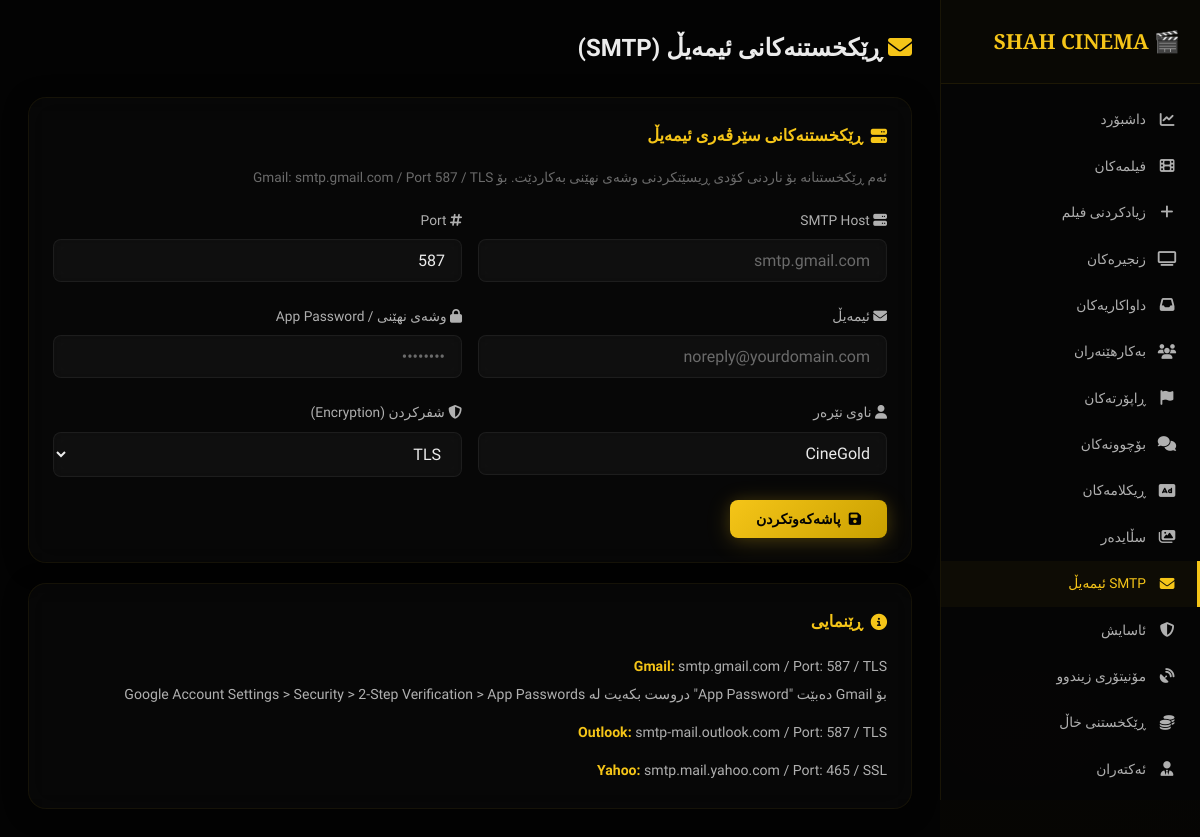
The app's page /admin/smtp.php (signed in) with its own data.
### tables this page shows
CREATE TABLE IF NOT EXISTS smtp_settings (
    id INT AUTO_INCREMENT PRIMARY KEY,
    smtp_host VARCHAR(255) DEFAULT '',
    smtp_port INT DEFAULT 587,
    smtp_email VARCHAR(255) DEFAULT '',
    smtp_password VARCHAR(255) DEFAULT '',
    smtp_from_name VARCHAR(255) DEFAULT 'CineGold',
    smtp_encryption ENUM('tls','ssl','none') DEFAULT 'tls',
    updated_at TIMESTAMP DEFAULT CURRENT_TIMESTAMP ON UPDATE CURRENT_TIMESTAMP
);

### config.php (called while the page is built, shortened)
<?php
function clean(string $data): string {
    return htmlspecialchars(trim($data), ENT_QUOTES, 'UTF-8');
}

### admin/smtp.php (the view, shortened to what this page needs)
<?php
require_once __DIR__ . '/../config.php';
try {
    $pdo->exec("CREATE TABLE IF NOT EXISTS smtp_settings (
        id INT AUTO_INCREMENT PRIMARY KEY,
        smtp_host VARCHAR(255) DEFAULT '',
        smtp_port INT DEFAULT 587,
        smtp_email VARCHAR(255) DEFAULT '',
        smtp_password VARCHAR(255) DEFAULT '',
        smtp_from_name VARCHAR(255) DEFAULT 'CineGold',
        smtp_encryption ENUM('tls','ssl','none') DEFAULT 'tls',
        updated_at TIMESTAMP DEFAULT CURRENT_TIMESTAMP ON UPDATE CURRENT_TIMESTAMP
    ) ENGINE=InnoDB");
} catch (Exception $e) {}
$smtp = $pdo->query("SELECT * FROM smtp_settings LIMIT 1")->fetch();
?>
<!DOCTYPE html>
<html lang="ku" dir="rtl">
<head>
    <link rel="stylesheet" href="<?= SITE_URL ?>/assets/css/style.css">
    <link rel="stylesheet" href="https://cdnjs.cloudflare.com/ajax/libs/font-awesome/6.5.0/css/all.min.css">
</head>
<body class="rtl">
<div class="admin-layout">
    <?php include __DIR__.'/sidebar.php'; ?>
    <main class="admin-main">
        <div class="admin-header">
            <h1><i class="fas fa-envelope text-gold"></i> ڕێکخستنەکانی ئیمەیڵ (SMTP)</h1>
        </div>
        <div class="panel-card glass">
            <h3><i class="fas fa-server"></i> ڕێکخستنەکانی سێرڤەری ئیمەیڵ</h3>
            <p style="color:var(--gray);font-size:0.85rem;margin-bottom:20px;">
                ئەم ڕێکخستنانە بۆ ناردنی کۆدی ڕیسێتکردنی وشەی نهێنی بەکاردێت. بۆ Gmail: smtp.gmail.com / Port 587 / TLS
            </p>
            <form method="POST" class="admin-form">
                <div class="form-row">
                    <div class="form-group">
                        <label><i class="fas fa-server"></i> SMTP Host</label>
                        <input type="text" name="smtp_host" class="form-control" value="<?= clean($smtp['smtp_host'] ?? '') ?>" placeholder="smtp.gmail.com">
                    </div>
                    <div class="form-group">
                        <label><i class="fas fa-hashtag"></i> Port</label>
                        <input type="number" name="smtp_port" class="form-control" value="<?= $smtp['smtp_port'] ?? 587 ?>" placeholder="587">
                    </div>
                </div>
                <div class="form-row">
                    <div class="form-group">
                        <label><i class="fas fa-envelope"></i> ئیمەیڵ</label>
                        <input type="email" name="smtp_email" class="form-control" value="<?= clean($smtp['smtp_email'] ?? '') ?>" placeholder="noreply@yourdomain.com">
                    </div>
                    <div class="form-group">
                        <label><i class="fas fa-lock"></i> وشەی نهێنی / App Password</label>
                        <input type="password" name="smtp_password" class="form-control" value="<?= $smtp['smtp_password'] ?? '' ?>" placeholder="••••••••">
                    </div>
                </div>
                <div class="form-row">
                    <div class="form-group">
                        <label><i class="fas fa-user"></i> ناوی نێرەر</label>
                        <input type="text" name="smtp_from_name" class="form-control" value="<?= clean($smtp['smtp_from_name'] ?? 'CineGold') ?>">
                    </div>
                    <div class="form-group">
                        <label><i class="fas fa-shield-alt"></i> شفرکردن (Encryption)</label>
                        <select name="smtp_encryption" class="form-control">
                            <option value="tls" <?= ($smtp['smtp_encryption'] ?? 'tls')==='tls'?'selected':'' ?>>TLS</option>
                        </select>
                    </div>
                </div>
                <button type="submit" class="btn btn-gold"><i class="fas fa-save"></i> پاشەکەوتکردن</button>
            </form>
        </div>
        <div class="panel-card glass">
            <h3><i class="fas fa-info-circle"></i> ڕێنمایی</h3>
            <div style="color:var(--gray-light);font-size:0.88rem;line-height:2;">
                <p><strong class="text-gold">Gmail:</strong> smtp.gmail.com / Port: 587 / TLS</p>
                <p>بۆ Gmail دەبێت "App Password" دروست بکەیت لە Google Account Settings > Security > 2-Step Verification > App Passwords</p>
                <p style="margin-top:10px;"><strong class="text-gold">Outlook:</strong> smtp-mail.outlook.com / Port: 587 / TLS</p>
                <p style="margin-top:10px;"><strong class="text-gold">Yahoo:</strong> smtp.mail.yahoo.com / Port: 465 / SSL</p>
            </div>
        </div>
    </main>
</div>
</body>
</html>

### records on screen
smtp_settings: smtp_port "587", smtp_from_name "CineGold", smtp_encryption "TLS"

### other values on screen
SITE_NAME "SHAH CINEMA"
